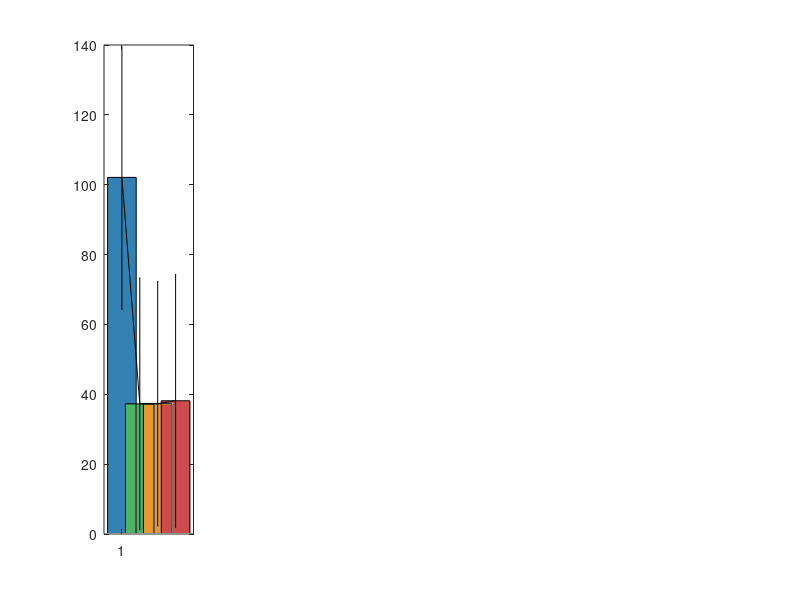

Write the MATLAB code that produced this figure. (Note: this script raises an error after producing the figure.)
clear; close all; clc;

%% 1. Define the Data (Correctly Aligned: Delta, Theta, Alpha, Beta, Gamma)
bands = {'Delta (0.5-4 Hz)', 'Theta (4-8 Hz)', 'Alpha (8-12 Hz)', 'Beta (12-30 Hz)', 'Low-Gamma (30-40 Hz)'};
methods = {'Paper (HO-MSSA)', 'Standard (idx)', 'Symmetric (idxS)', 'Custom (idxC)'};

% Means Matrix: [Methods x Bands]
means = [
    102.1,  1.301,  0.705,  0.133,  0.051;  % Paper (HO-MSSA)
    37.267, 0.261,  3.499,  0.044,  0.034;  % Standard (idx)
    37.302, 2.826,  9.174,  0.952,  0.399;  % Symmetric (idxS)
    38.152, 2.744,  10.598, 0.970,  0.419   % Custom (idxC)
    ];

% Standard Deviations Matrix: [Methods x Bands]
stds = [
    37.78,  0.374,  0.462,  0.085,  0.029;  % Paper (HO-MSSA)
    36.020, 1.044,  5.470,  0.066,  0.015;  % Standard (idx)
    34.948, 1.716,  7.644,  0.773,  0.421;  % Symmetric (idxS)
    36.180, 2.779,  10.508, 1.300,  0.581   % Custom (idxC)
    ];

%% 2. Plotting: Subplots per Frequency Band
figure('Name', 'MAE Comparison by Frequency Band', 'Position', [100, 100, 1200, 400]);
colors = [0.2 0.5 0.7;  % Blue (Paper)
    0.3 0.7 0.4;  % Green (Standard)
    0.9 0.6 0.2;  % Orange (Symmetric)
    0.8 0.3 0.3]; % Red (Custom)

for b = 1:5
    subplot(1, 5, b);

    % Get data for this specific band
    band_means = means(:, b);
    band_stds = stds(:, b);

    % Create grouped bars for the 4 methods
    for m = 1:4
        bar(m, band_means(m), 'FaceColor', colors(m,:));
        hold on;
    end

    % Add error bars
    errorbar(1:4, band_means, band_stds, 'k', 'LineStyle', 'none', 'LineWidth', 1.5);

    % Formatting
    title(bands{b}, 'FontSize', 12, 'FontWeight', 'bold');
    xticks(1:4);
    xticklabels({'Paper', 'Standard', 'Sym', 'Custom'});
    xtickangle(45);
    grid on;

    % Only label the Y-axis on the far left plot to keep it clean
    if b == 1
        ylabel('Mean Absolute Error (MAE)', 'FontSize', 12, 'FontWeight', 'bold');
    end
end

% Add a global legend to the first subplot
subplot(1, 5, 1);
legend(methods, 'Location', 'northeast', 'FontSize', 10);
